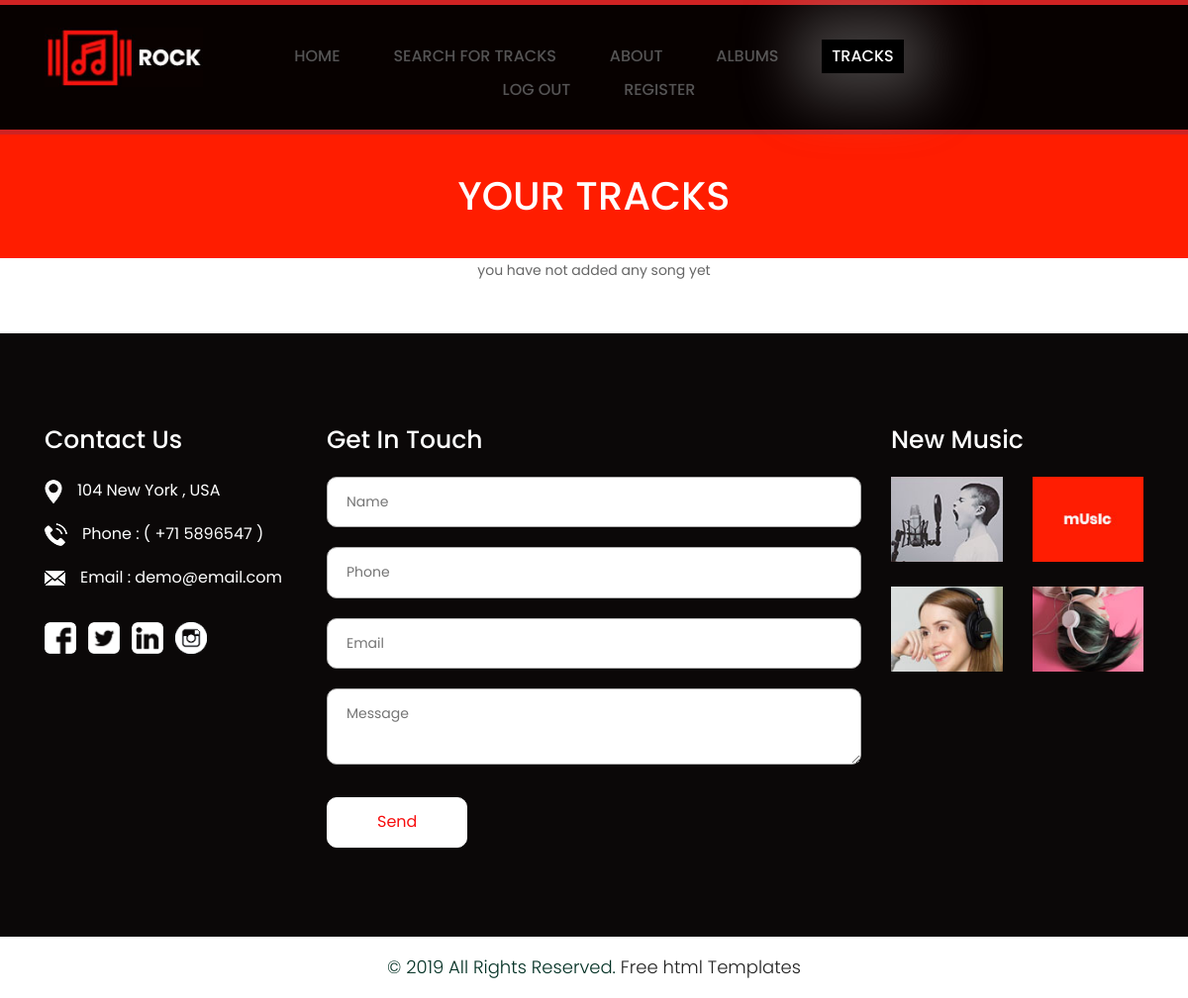
Page /tracks/ (signed in) on the earlier database version.
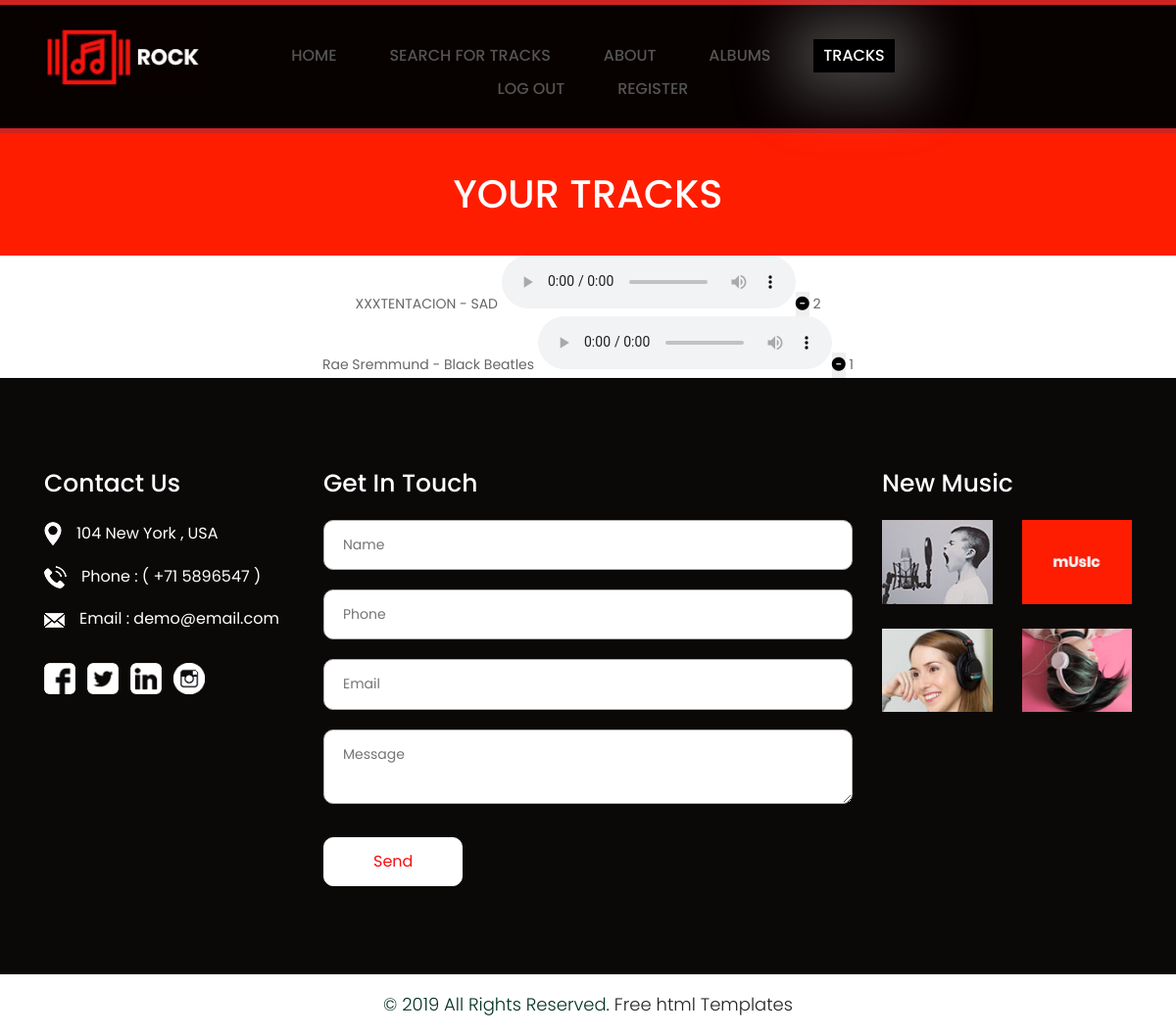
Same page on the later database version.
### core/models.py (models this page shows, shortened)
class Song(models.Model):
	file = models.FileField(upload_to = 'media/tracks')
	song_title = models.CharField(max_length = 250)
	song_artist = models.CharField(max_length = 250)
	is_favorite = models.BooleanField(default = False)
	likes = models.IntegerField(default = 0)
	viewers = models.ManyToManyField(User)
	views = models.IntegerField(default = 0)
	image = models.ImageField(upload_to = 'media', default = 'media/default.png', null = True, blank = True)
	slug = models.SlugField()
	comments = models.ManyToManyField('Comment')

### core/views.py (the view)
# urls.py: path('tracks/', tracks, name = 'tracks'),
@login_required
def tracks(request):
	track_fav = Tracks_fav.objects.get(user = request.user)
	print(track_fav)
	context = {
		'tracks' : track_fav,
	}
	return render(request, 'tracks.html', context)

### core/models.py (called while the page is built)
	def __str__(self):
		return 'Favourite'

### templates/tracks.html (shortened to what the changed rows need)
<!DOCTYPE html>
<html lang="en">
<head>
    <link rel="stylesheet" href="../static/css/bootstrap.min.css">
    <link rel="stylesheet" href="../static/css/style.css">
    <link rel="stylesheet" href="../static/css/responsive.css">
    <link rel="stylesheet" href="../static/css/jquery.mCustomScrollbar.min.css">
    <link rel="stylesheet" href="https://netdna.bootstrapcdn.com/font-awesome/4.0.3/css/font-awesome.css">
    <link rel="stylesheet" href="https://cdnjs.cloudflare.com/ajax/libs/fancybox/2.1.5/jquery.fancybox.min.css" media="screen">
</head>
<body class="main-layout">
    <div class="blogbg">
        <div class="container">
            <div class="row">
                <div class="col-md-12">
                    <div class="blogtitlepage">
                        <h2>Your tracks</h2>
                    </div>
                </div>
            </div>
        </div>
    </div>
    <div align="center">
        {% for track in tracks.songs.all %}
            <form method="GET" action="{% url 'delete_from_fav' %}" id="content">
                <div align="center">
                    {{ track.song_artist }} - {{ track.song_title }}
                    <audio controls>
                      <source src="{{ track.file.url }}" type="audio/mpeg">
                    </audio><button type="submit" id="submit"><i class="fa-solid fa-circle-minus"></i></button>
                    {{ track.likes }}
                </div>
            </form>
            {% empty %}
            <div align="center">you have not added any song yet</div><br><br>
        {% endfor %}
    </div>
</body>
</html>

Differences in the rows shown:
now on this page (row edited): Song: song_artist "XXXTENTACION", song_title "SAD", likes "2"
now on this page (row edited): Song: song_artist "Rae Sremmund", song_title "Black Beatles", likes "1"
Other differences:
text no longer shown: "you have not added any song yet"
